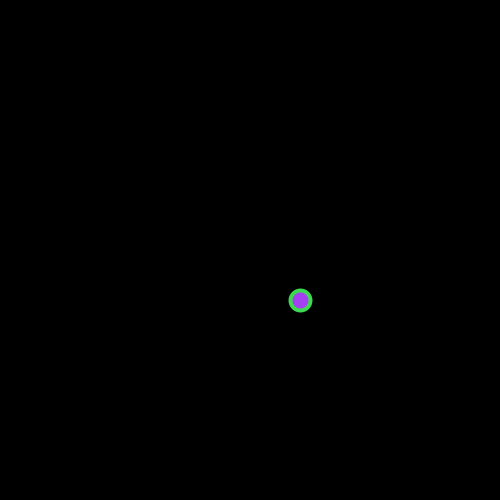
Frame 1 (no input)
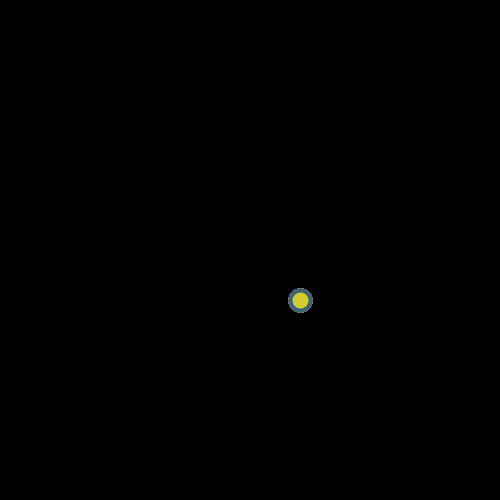
Frame 60 (the mouse pressed at the canvas centre just before this capture)
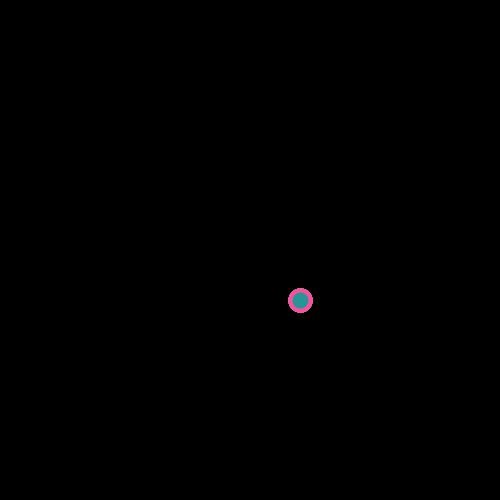
Frame 120 (the mouse held since frame 60 and released just before this capture)

The Processing sketch that drew these frames (run headless with seeded random() and noise(); from frame 60 on, the mouse is pressed at the canvas centre):

// Processing sketch: keys
// ── keys.pde
int x,y; 

void setup(){

  size(500,500); 
  x=300; 
  y=300;
background(0);
} 

void draw(){

 fill(random(0,255),random(0,255),random(0,255));
 stroke(random(0,255),random(0,255),random(0,255)); 
 strokeWeight(4);
ellipse(x,y,20,20);

} 

void keyPressed(){

  if(key=='a'){
  x--;
  }
   
   
  if(key=='d'){
  x++;
  }
  
  if(key=='w'){
  y--;
  }
  
  if(key=='s'){
  y++;
  }
  
  
}
